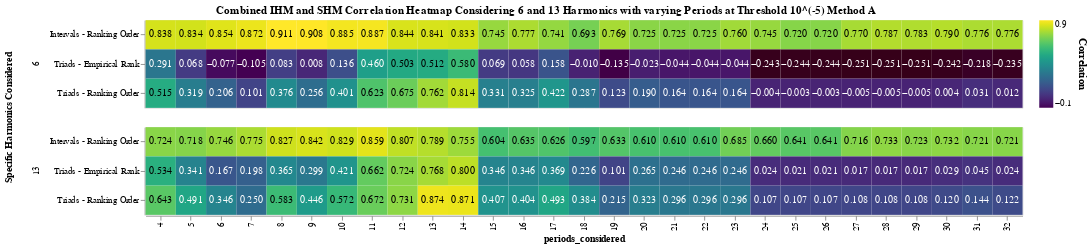

Here is the notebook cell this chart was saved with:
### Code cell
## heatmap

predicate = alt.datum.correlation > 0.5
grid = alt.Chart(final_combined_df).mark_rect().encode(
    x='periods_considered:O',
    y=alt.Y('ground_truth_type:O', title=None),
    color=alt.Color('correlation:Q',
                    title='Correlation',
                    legend=alt.Legend(
                        titleOrient='right',
                        titleFontSize=12,
                        labelFontSize=10
                    ),
                    
                     scale=alt.Scale(scheme='viridis', domain=[-0.1, 0.9])),
)

text = grid.mark_text().encode(
    text=alt.Text('correlation:Q', format='.3f'),
    color=alt.condition(predicate, alt.value('black'), alt.value('white'))
)
heatmap = grid + text
heatmap.properties(width=1000, height=100).facet(
    row=alt.Row('harmonics_considered', title="Specific Harmonics Considered")
    ).properties(
        title='Combined IHM and SHM Correlation Heatmap Considering 6 and 13 Harmonics with varying Periods at Threshold 10^(-5) Method A'
        ).configure_title(
            anchor='middle'
        )

### Figure 1 — Vega-Lite specification as saved in the notebook (floating-point values rounded to 4 significant figures; data arrays with more than 128 entries replaced by an {"elided": "..."} marker saying what was removed)
{"config": {"view": {"continuousWidth": 300, "continuousHeight": 300}, "title": {"anchor": "middle"}}, "data": {"name": "data-5c2adb2fdd67566ffb3bf12275d633a2"}, "facet": {"row": {"field": "harmonics_considered", "title": "Specific Harmonics Considered", "type": "quantitative"}}, "spec": {"layer": [{"mark": {"type": "rect"}, "encoding": {"color": {"field": "correlation", "legend": {"labelFontSize": 10, "titleFontSize": 12, "titleOrient": "right"}, "scale": {"domain": [-0.1, 0.9], "scheme": "viridis"}, "title": "Correlation", "type": "quantitative"}, "x": {"field": "periods_considered", "type": "ordinal"}, "y": {"field": "ground_truth_type", "title": null, "type": "ordinal"}}}, {"mark": {"type": "text"}, "encoding": {"color": {"condition": {"test": "(datum.correlation > 0.5)", "value": "black"}, "value": "white"}, "text": {"field": "correlation", "format": ".3f", "type": "quantitative"}, "x": {"field": "periods_considered", "type": "ordinal"}, "y": {"field": "ground_truth_type", "title": null, "type": "ordinal"}}}], "height": 100, "width": 1000}, "title": "Combined IHM and SHM Correlation Heatmap Considering 6 and 13 Harmonics with varying Periods at Threshold 10^(-5) Method A", "$schema": "https://vega.github.io/schema/vega-lite/v5.20.1.json", "datasets": {"data-5c2adb2fdd67566ffb3bf12275d633a2": {"elided": "174 records"}}}
